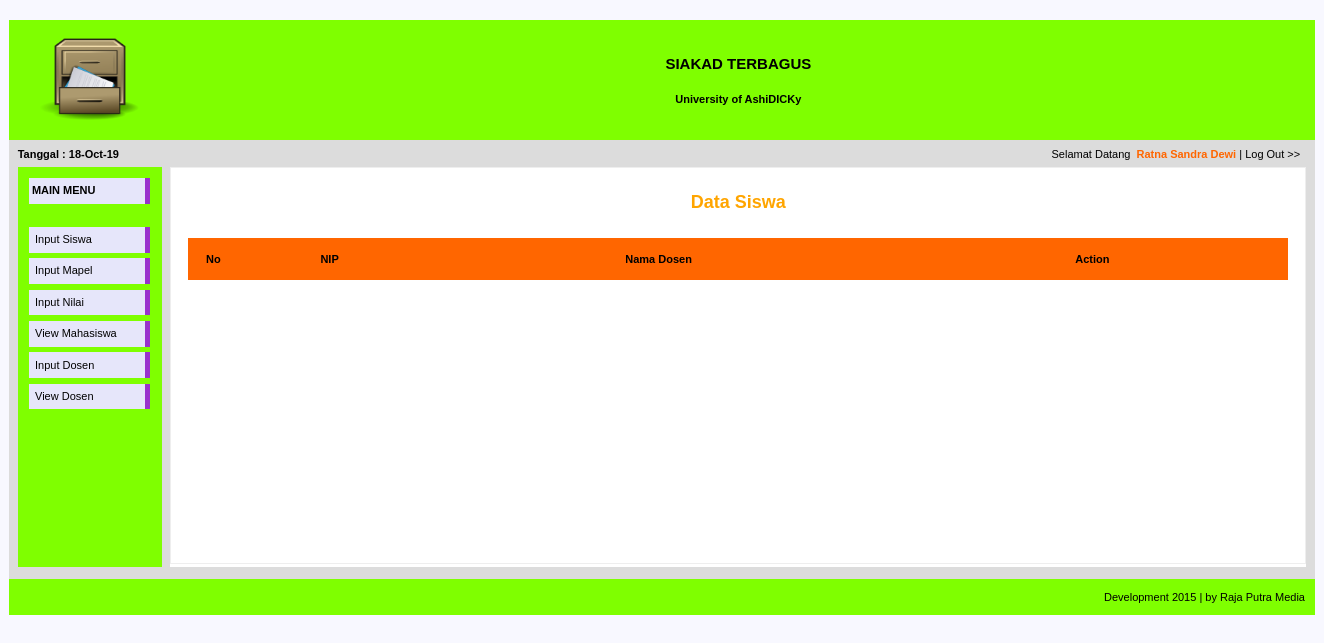
Page /home-admin.php?page=lihat-data-dosen (signed in) on the earlier database version.
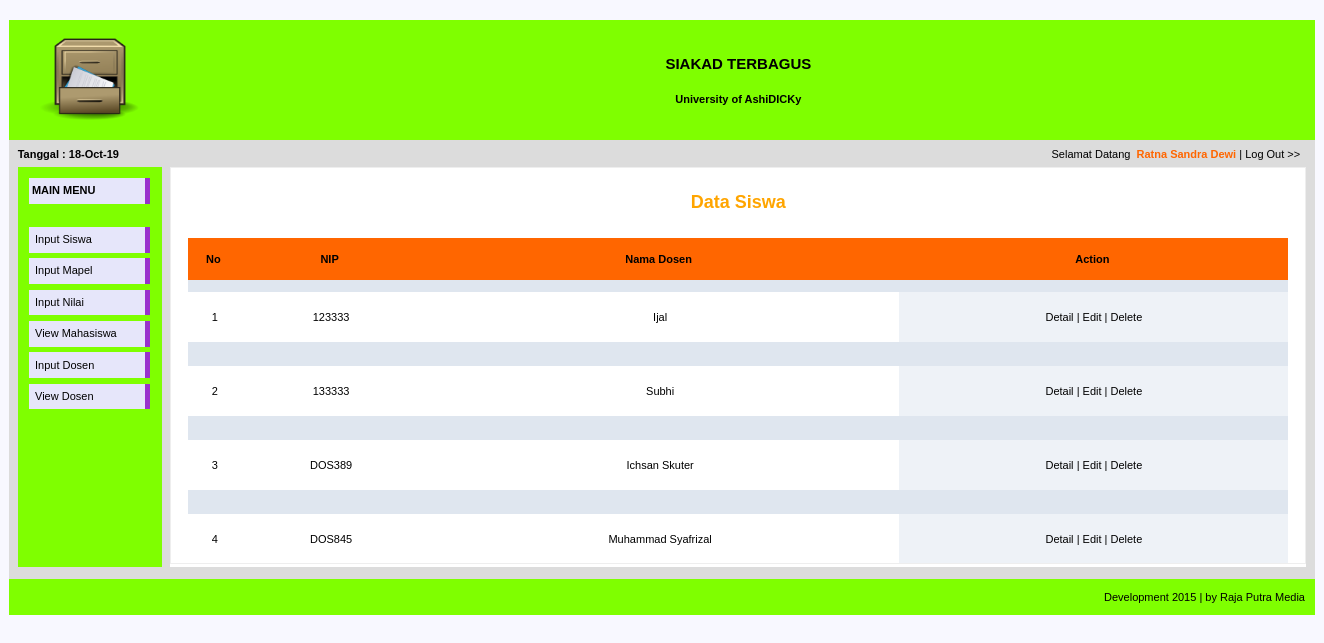
Same page on the later database version.
### tables this page shows
CREATE TABLE `dosen` (
  `NIP` varchar(25) NOT NULL,
  `Nama_dosen` varchar(25) NOT NULL
);

### lihat-data-dosen.php (the view, shortened to what this page needs)
<div style="border:1px solid rgb(238,238,238); padding:10px; overflow:auto; height:375px;">
<h2 align="center"><font color="orange" size="4" face="arial"><b>Data Siswa</b></font></h2><br>
<table width="1100" border="0" align="center" cellpadding="0" cellspacing="0">
<tr bgcolor="#FF6600" height="42">
	<th width="5">No</td>&nbsp;
	<th width="60">NIP</td>&nbsp;
	<th width="160">Nama Dosen</td>&nbsp;
	<th width="130">Action</td>&nbsp;
</tr>
<?php
	$Open = mysqli_connect("localhost:3306","root","");
	$Cari="SELECT * FROM dosen ORDER BY NIP";
	$Tampil = mysqli_query($Open,$Cari);
	$nomer=0;
    while (	$hasil = mysqli_fetch_array ($Tampil)) {
			$nim 		= stripslashes ($hasil['NIP']);
			$nama_siswa	= stripslashes ($hasil['Nama_dosen']);
	$nomer++;
?>
	<tr align="center" bgcolor="#DFE6EF">
		<td>&nbsp;</td>
		<td>&nbsp;</td>
		<td>&nbsp;</td>
		<td>&nbsp;</td>
	</tr>
	<tr align="center" height="50">
		<td><?=$nomer?><div align="center"></div></td>
		<td><?=$nim?><div align="center"></div></td>
		<td><?=$nama_siswa?><div align="center"></div></td>
		<td bgcolor="#EEF2F7"><div align="center"><a href="home-admin.php?page=form-detail-data-siswa&nim=<?=$nim?>">Detail</a> | <a href="home-admin.php?page=form-edit-data-siswa&nim=<?=$nim?>">Edit</a> | <a href="home-admin.php?page=delete-data-siswa&nim=<?=$nim?>">Delete</a></div></td>
	</tr>
	<tr align="center" bgcolor="#DFE6EF">
		<td>&nbsp;</td>
		<td>&nbsp;</td>
		<td>&nbsp;</td>
		<td>&nbsp;</td>
	</tr>
<?php
	}
?>
</table>

### home-admin.php (shortened to what this page needs)
<html>
<head>
<link href="style.css" rel="stylesheet" type="text/css">
</head>
<body>
<br>
<table width="1306" border="0" align="center" cellpadding="0" cellspacing="0">
<tr>
	<td width="10" bgcolor="#7FFF00">&nbsp;</td>
	<td width="140" height="120" bgcolor="#7FFF00"><div align="center"><img src="image/logo.png" width="100" height="90"></div></td>
	<td width="10" bgcolor="#7FFF00">&nbsp;</td>
	<td width="1136" bgcolor="#7FFF00"><div align="center"><span class="header">SIAKAD TERBAGUS<br><br></span>
	<b>University of AshiDICKy</b><span class="header"><br></span></div></td>
	<td width="10" bgcolor="#7FFF00"></td>
</tr>
<tr bgcolor="#DCDCDC">
	<td>&nbsp;</td>
	<td height="27"><div align="left"><strong><?php echo "Tanggal : ".date("d-M-y");?></strong></div></td>
	<td>&nbsp;</td>
	<td align="right">Selamat Datang&nbsp;<font color="#FF6600"><strong> <?=$_SESSION['nama']?></strong></font>&nbsp;|&nbsp;<a href="logout.php">Log Out >>&nbsp;&nbsp;</a></td>
	<td>&nbsp;</td>
</tr>
<tr bgcolor="#DCDCDC">
	<td>&nbsp;</td>
	<td rowspan="4" valign="top"><table width="144" height="400" bgcolor="#7FFF00" border="0" cellspacing="0" cellpadding="0" align="top">
		<tr>
		<td valign="top"><ul class="navbar">
			<li><b>MAIN MENU</b></li><br>
			<li><a href="home-admin.php?page=form-input-data-mahasiswa" title="input-data-mahasiswa">&nbsp;Input Siswa</a></li>
			<li><a href="home-admin.php?page=form-input-mapel" title="input mapel">&nbsp;Input Mapel</a></li>
			<li><a href="home-admin.php?page=form-input-nilai" title="input nilai">&nbsp;Input Nilai</a></li>
			<li><a href="home-admin.php?page=form-lihat-data-mahasiswa" title="lihat-data-mahasiswa">&nbsp;View Mahasiswa</a></li>
			<li><a href="home-admin.php?page=form-input-data-dosen" title="input-data-donsen">&nbsp;Input Dosen</a></li>
			<li><a href="home-admin.php?page=lihat-data-dosen" title="lihat-data-mahasiswa">&nbsp;View Dosen</a></li>
		</ul></td>
		</tr></table></td>
	<td rowspan="4">&nbsp;</td>
	<td rowspan="4" valign="top"><table width="1136" height="400" bgcolor="white" border="0" cellspacing="0" cellpadding="0">
		<tr>
			<td width="936" valign="top">
			<?php
			$page = (isset($_GET['page']))? $_GET['page'] : "main";
			switch ($page) {
				case 'lihat-data-dosen' : include "lihat-data-dosen.php"; break;
			}
			?></td>
	<td rowspan="4">&nbsp;</td>
<tr bgcolor="#DCDCDC">
    	<td>&nbsp;</td>
</tr>
<tr bgcolor="#DCDCDC">
    	<td>&nbsp;</td>
</tr>
<tr bgcolor="#DCDCDC">
    	<td>&nbsp;</td>
</tr>
<tr bgcolor="#DCDCDC">
    	<td>&nbsp;</td>
	<td>&nbsp;</td>
	<td>&nbsp;</td>
	<td>&nbsp;</td>
	<td>&nbsp;</td>
</tr>
<tr bgcolor="#7FFF00">
	<td height="36" colspan="5" bgcolor="#7FFF00"><div align="right" style="margin:0 10px 0 0;"><font color="#000">Development 2015 | by Raja Putra Media</font><br></div></td>
</tr>
</body>
</html>

### style.css (style rules this page uses)
body { font-family: Verdana, Arial, Helvetica, sans-serif; font-size: 11px; background-color:#F8F8FF; }
table { font-family: Verdana, Arial, Helvetica, sans-serif; font-size: 11px; }
.header { font-family: Verdana, Arial, Helvetica, sans-serif; font-size: 15px; color: #000; background-color: #7FFF00; font-weight: bold; }
p, li { line-height:175%; }

### home-admin.php (style rules this page uses)
ul.navbar { list-style-type: none; padding: 0; margin: 0; position: relative; top: 0.5em; left: 1em; width: 11em; }
ul.navbar li { background: #E6E6FA; margin: 0.5em 0; padding: 0.3em; border-right: 0.5em solid #9932CC; }
ul.navbar a { text-decoration: none; }
a:link,a:visited,a:active { font-family: Verdana, Arial, Helvetica, sans-serif; font-size: 11px; color: #000000; text-decoration: none; }

Differences in the rows shown:
added dosen: NIP "123333", Nama_dosen "Ijal"
added dosen: NIP "133333", Nama_dosen "Subhi"
added dosen: NIP "DOS389", Nama_dosen "Ichsan Skuter"
added dosen: NIP "DOS845", Nama_dosen "Muhammad Syafrizal"
